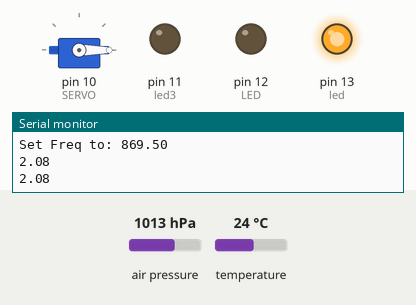
Simulated run of this sketch. Board: Arduino Uno, built with avr-gcc and run on an emulated ATmega328P. Parts: servo, output pins drawn as LEDs (lit = HIGH), the last lines printed to the serial monitor. Dashed ring = blinking. Inputs (shaded band) come from the test bench; at power-on: air pressure 1013 hPa, temperature 24 °C. No radio packets arrive unless stated; pins used as bus, display or sensor lines are not drawn.

Above: at 1.2 s.
1.3 s: air pressure set to 1015 hPa
At 2.7 s:
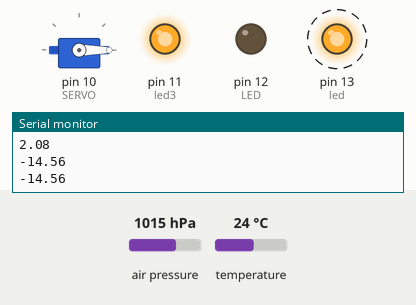
4.6 s: air pressure set to 952 hPa
At 5.1 s:
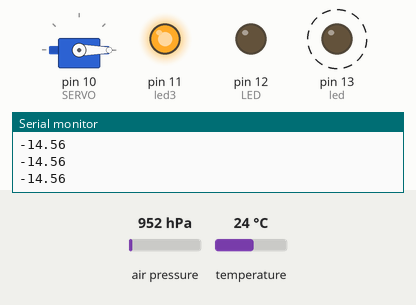
7.9 s: air pressure set to 1025 hPa
At 8.5 s:
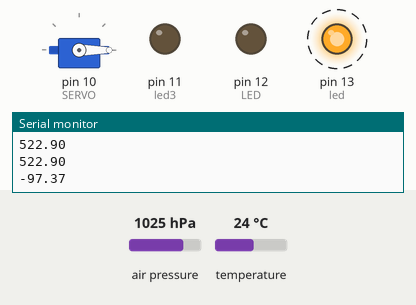
Timing chart, 0 to 17.2 s (numbered marks = the images above; inputs shaded):
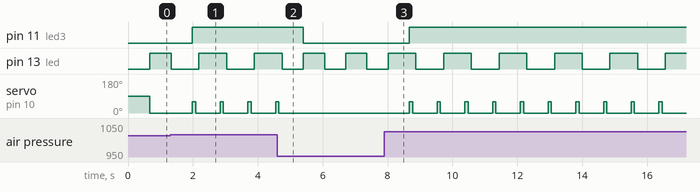

The sketch:

Main_Arduino_Code5.ino
```cpp
#include<Servo.h>
#include <SD.h>
#include <SPI.h>
#include <assert.h>
#include <Adafruit_MPL3115A2.h>
#include <RadioHead.h>
#include <RHDatagram.h>
#include <RHReliableDatagram.h>
#include <RH_RF95.h>

#include <Wire.h>
#include <Adafruit_MPL3115A2.h>
Adafruit_MPL3115A2 baro = Adafruit_MPL3115A2();

#define RFM95_CS 8
#define RFM95_RST 4
#define RFM95_INT 7

#define MY_ADDRESS 69
#define BASE_ADDRESS 71
#define SMALL_CANSAT_ADDRESS 75

#define RH_ASK_ARDUINO_USE_TIMER2
// Change to 434.0 or other frequency, must match RX's freq!
#define RF95_FREQ 869.5

// Singleton instance of the radio driver
RH_RF95 rf95(RFM95_CS, RFM95_INT);
RHReliableDatagram rfManager(rf95, MY_ADDRESS);

const int ZERO_DEGREES = 600;
const int NINETY_DEGREES = 1750;
const int led = 13;
const int LED = 12;
const int led3 = 11;
const int buzzer = 11;
float temperature, pressure,altitude;
float altitudeFirst;
//File lastNumber, lastNumber2, logFile;
//int sdFileNumber;
//bool sdInitialized = false;
//String lastNumberFile = "last.txt";
//int logCount;
//String logFileName;
String gpsData="";

//const int RELAY = 9;

Servo SERVO;

/*
void servo(int n){
 assert(n ==0 || n==1);
 digitalWrite(led3,HIGH);
  SERVO.write(0);
 delay(1000);
 digitalWrite(led3,LOW);
 SERVO.write(60);
 delay(1000);
}*/

void releaseCanSat(){
   if (altitudeFirst < altitude ){
      digitalWrite(led3,LOW);
      SERVO.write(0);
    }else{
        digitalWrite(led3,HIGH);
        SERVO.write(60);
        delay(100);
        SERVO.write(0);
        delay(100);
      }

 }


/*void addToSd(String dataToSd){
  String logRow = "";
  logRow += String(dataToSd);
  }

void addToLog(){
  if(!sdInitialized)
    return;
  logCount++;
  if(logCount == 10){
    logCount = 0;
    logFile.close();
    logFile = SD.open(logFileName, FILE_WRITE);
  }
  String logRow = "";
  logRow += String(millis());
  logRow += ", ";
  String pressure;
  addToSd(pressure);
  logRow += ", ";
  String temperature;
  addToSd(temperature);
  logRow += ",";
  logFile.println(logRow);
}*/

void sendStringToBase(String str){
  uint8_t * data = new uint8_t[str.length()];
  for(int i = 0; i < str.length(); i++){
    data[i] = str[i];
  }
  if (rfManager.sendtoWait(data, str.length(), BASE_ADDRESS)) {

  } else {
    //Serial.println("Sending failed (no ack)");
  }
  delete[] data;
}

String currGPS;
void getGPS(){
  while(Serial.available()){
    char c = Serial.read();
    if(c == '\n'){
      if(currGPS.length() > 6 && currGPS[0] == '$' && currGPS[3] == 'G' && currGPS[4] == 'G' && currGPS[5] == 'A'){
        gpsData = currGPS;
      }
      currGPS = "";
    }
    else{
      currGPS += c;
    }
  }
}
// Power by connecting Vin to 3-5V, GND to GND
// Uses I2C - connect SCL to the SCL pin, SDA to SDA pin
// See the Wire tutorial for pinouts for each Arduino
// http://arduino.cc/en/reference/wire


void setup() {

  SERVO.attach(10);

  pinMode(RFM95_RST, OUTPUT);
  digitalWrite(RFM95_RST, HIGH);
  pinMode(led, OUTPUT);
  pinMode(LED,OUTPUT);
  pinMode(led3,OUTPUT);
  Serial.begin(9600);

  pinMode(buzzer, OUTPUT);
//  setBuzzer(0);


  // manual reset
  digitalWrite(RFM95_RST, LOW);
  delay(10);
  digitalWrite(RFM95_RST, HIGH);
  delay(10);


  while (!rfManager.init()) {
    digitalWrite(LED,HIGH);
    SERVO.write(0);
    float altitudeFirst = baro.getAltitude();
    Serial.print("First Alt Value"); Serial.println(altitudeFirst);
    delay(1000);
    while (1);
  }

  // Defaults after init are 434.0MHz, modulation GFSK_Rb250Fd250, +13dbM
  if (!rf95.setFrequency(RF95_FREQ)) {
    digitalWrite(LED,HIGH);
    while (1);
  }
  Serial.print("Set Freq to: "); Serial.println(RF95_FREQ);


  // Defaults after init are 434.0MHz, 13dBm, Bw = 125 kHz, Cr = 4/5, Sf = 128chips/symbol, CRC on

  // The default transmitter power is 13dBm, using PA_BOOST.
  // If you are using RFM95/96/97/98 modules which uses the PA_BOOST transmitter pin, then
  // you can set transmitter powers from 5 to 23 dBm:
  rf95.setTxPower(23, false);
/*
  if(!SD.begin(10)){
    //Serial.println("Initialization Failed!");
  }
  else{
    if(SD.exists(lastNumberFile)){
      lastNumber = SD.open(lastNumberFile);
      while(lastNumber.available()){
        char c = lastNumber.read();
        if('0' <= c && c <= '9'){
          sdFileNumber *= 10;
          sdFileNumber += int(c - '0');
        }
      }
      lastNumber.close();
      SD.remove(lastNumberFile);
    }
    sdFileNumber++;
    lastNumber2 = SD.open(lastNumberFile, FILE_WRITE);
    lastNumber2.println(String(sdFileNumber));
    lastNumber2.close();
    sdInitialized = true;
    logFileName = "d";
    logFileName += String(sdFileNumber);
    logFileName += ".txt";
    //Serial.println(logFileName);
    logFile = SD.open(logFileName, FILE_WRITE);
  }*/


}

int16_t packetnum = 0;  // packet counter, we increment per xmission

int v = 1;

void loop() {

  if (! baro.begin()) {
    Serial.println("Couldnt find sensor");
    return;
  }

float pressure2 = baro.getPressure();
  float altitude2 = baro.getAltitude();
  float temperature2 = baro.getTemperature();

  if(pressure2 > -900.0f){
    pressure = pressure2;
  }
  if(temperature2 > -900.0f){
    temperature = temperature2;
  }
  if(altitude > -900.0f){
   altitude = altitude2;
    }


  sendStringToBase("Pressure: " + String(pressure) + "\n");
  sendStringToBase("Temperature: " + String(temperature) + "\n");
  sendStringToBase("Altitude: " + String(altitude) + "\n");
  sendStringToBase("GPS: " + String(gpsData) + "\n");
  Serial.println(altitude);
  //Serial.println(pressure)
   delay(250);
  releaseCanSat();
  // servo(v);
//  addToLog();
  digitalWrite(led, (v == 1)?HIGH:LOW);

 // setBuzzer(v);
  v = 1 - v;
 // digitalWrite(RELAY, v);


   if(rfManager.available())
{
    // Should be a message for us now
    uint8_t buf[RH_RF95_MAX_MESSAGE_LEN];
    uint8_t len = sizeof(buf);
    uint8_t from;

    if (rfManager.recvfromAck(buf, &len, &from))
    {
      if(from == SMALL_CANSAT_ADDRESS){
        digitalWrite(LED, HIGH);
        buf[len] = 0; // zero out remaining string
        String SmallCansatData = (char*)buf;
      //  addToSd(SmallCansatData);
        Serial.print(SmallCansatData);
        sendStringToBase(SmallCansatData);
        digitalWrite(LED, LOW);
      }
  }

}
}
```

Measured:
- the behaviour switches between 1013 and 1014 hPa on air pressure (found by bisection; images 0 and 1)
- after the input at 1.3 s, pin 11 (led3): LOW → HIGH after 0.68 s; pin 13 (led): LOW → HIGH after 0.88 s, → LOW 0.85 s later, → HIGH 0.85 s later; servo on pin 10 (SERVO): alternates 60° for 0.10 s and 0° for 0.75 s, starting after 0.68 s
- after the input at 4.6 s, pin 11 (led3): HIGH → LOW after 0.80 s; servo on pin 10 (SERVO): goes on until 4.6 s, then stays 0°
- after the input at 7.9 s, pin 11 (led3): LOW → HIGH after 0.78 s; pin 13 (led): alternates HIGH for 0.85 s and LOW for 0.85 s, starting after 0.98 s; servo on pin 10 (SERVO): alternates 60° for 0.10 s and 0° for 0.75 s, starting after 0.78 s
